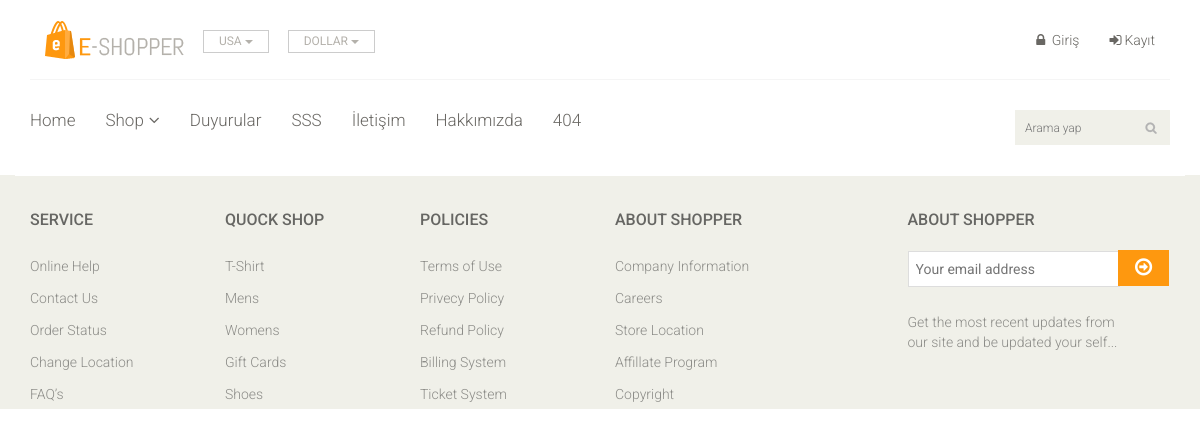
The app's page /faq/, older data.
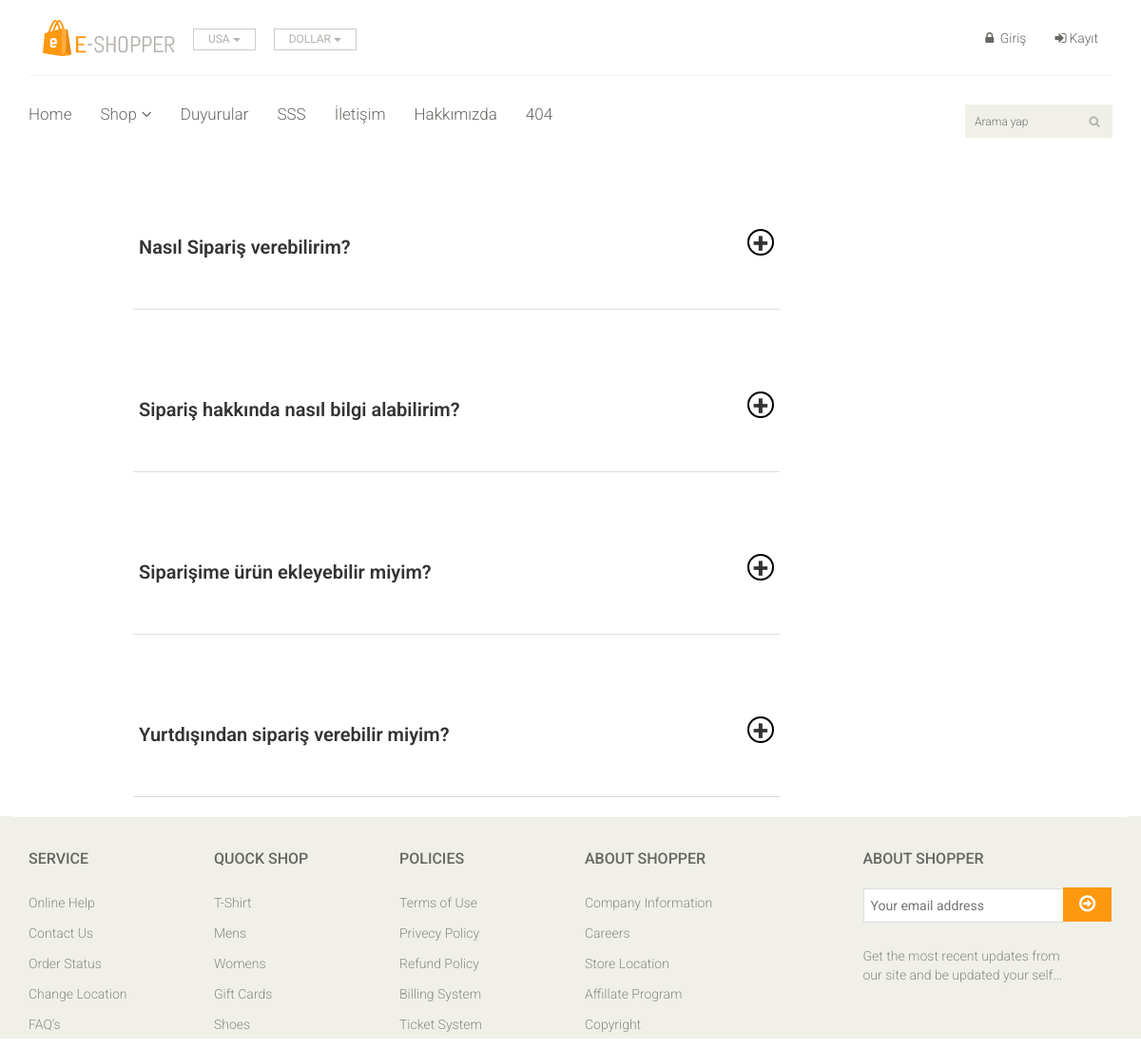
The same page, newer data.
### home/models.py (models this page shows, shortened)
class FAQ(models.Model):
    STATUS = (
        ('True', 'Evet'),
        ('False', 'Hayır'),
    )
    order_number = models.IntegerField()
    question = models.CharField(max_length=150)
    answer = models.TextField()
    status = models.CharField(max_length=10, choices=STATUS)
    create_at = models.DateTimeField(auto_now_add=True)
    update_at = models.DateTimeField(auto_now=True)

### home/views.py (the view)
# urls.py: path(r'faq/', views.faq, name='faq'),
def faq(request):
    category = Category.objects.all()
    permision = 0;
    faq = FAQ.objects.all()
    context = {
        'faq': faq,
        'category': category,
        'permision': permision,
    }
    return render(request, 'faq.html', context)

### home/templates/faq.html (shortened to what this page needs)
{% extends "homebase.html" %}
{%  block body %}
  </head>
          {% for foo in faq %}
    <div class="accordion">
      <div class="accordion-item">
        <div class="item-header">
          <h1 class="title">{{ foo.question }}</h1>
          <div class="icon">+</div>
        </div>
      </div>
    </div>
   {% endfor %}
{% endblock %}

Row changes from the older to the newer data that the page shows:
added FAQ: question "Nasıl Sipariş verebilirim?"
added FAQ: question "Sipariş hakkında nasıl bilgi alabilirim?"
added FAQ: question "Siparişime ürün ekleyebilir miyim?"
added FAQ: question "Yurtdışından sipariş verebilir miyim?"
